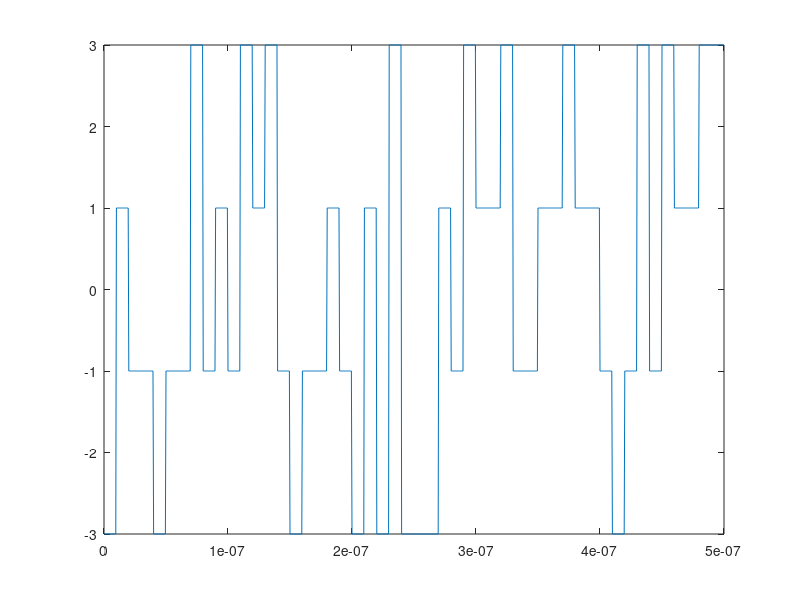
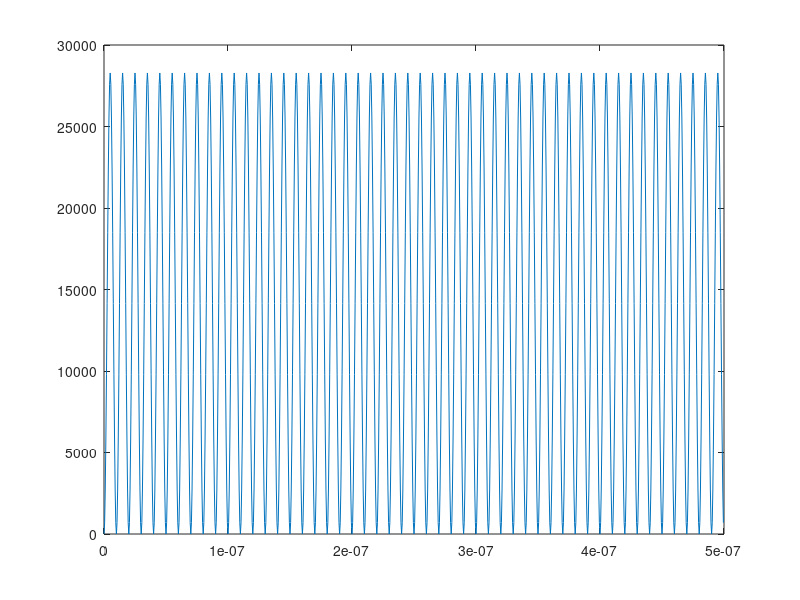
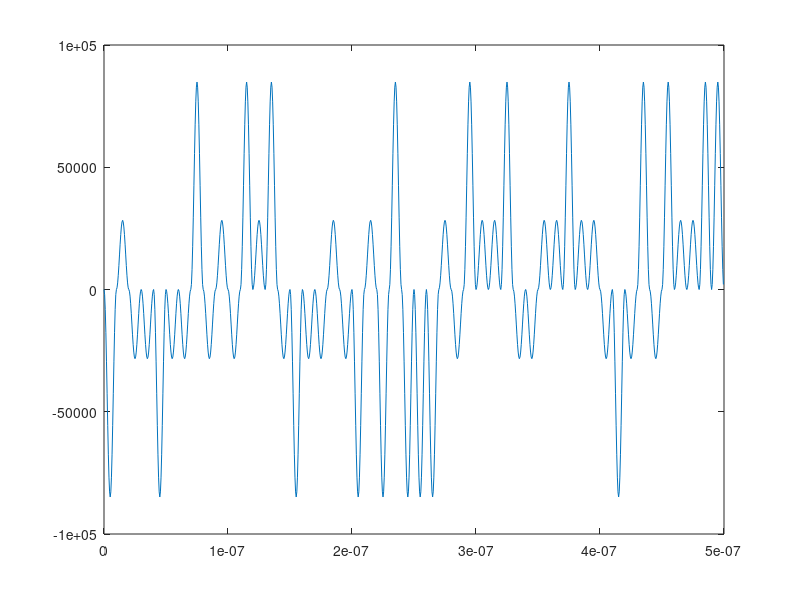

Source code (MATLAB) for these figures, in order:
clear all
% BPSK = 2_ASK
a = 4;
bits = randi([0 1], 1, a*100);
bits = reshape(bits,[], 2);
bits = bi2de(bits, 2, 'left-msb');
Rb = 50*10^6 ;
% dieu che tin hieu: chuyen sang dang ma NRZ -> dieu che
y = pammod(bits, 4);
Rb = 2*Rb; % dieu che 4ASK 2 bit/ 1 sym
Tb = 1/Rb; % chu ky symbol
T = length(bits)*Tb; % thoi gian cua toan bo tin hieu
Rs = 20*Rb; % 20 mau ung vs 1 bit
Ts = 1/Rs; % chu ky 1 mau
t = 0:Ts:T;
x = zeros(size(t));
for i = 1:length(y)
    if y(i) == 1
        x((i-1)*20 + 1 : i*20) = 1;
    else
        if y(i) == 3
            x((i-1)*20 + 1 : i*20) = 3;
        else
            if y(i) == -3
                x((i-1)*20 + 1 : i*20) = -3;
            else
                x((i-1)*20 + 1 : i*20) = -1;
            end
        end
    end
end
plot(t(1:1000), x(1:1000));
% dieu che song mang
Es = 1; % tu chon
Tsym = Tb; % dieu che BPSK nen 1 symbol mang 1 bit
p = sqrt(2*Es/Tsym)*(1 - cos(2*pi*t/Tsym));
figure;
plot(t(1:1000),p(1:1000));
% gan tin hieu vao song mang
s = x.*p;
figure;
plot(t(1:1000),s(1:1000));